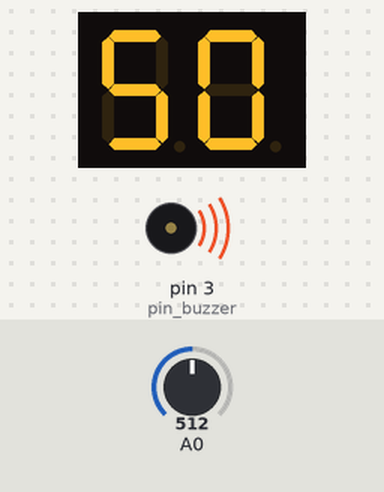
A sketch run on a simulated Arduino Uno, built with avr-gcc and run on an emulated ATmega328P. On the bench: 2-digit seven-segment display, buzzer (waves = sounding, pin HIGH). Wiring (inferred from the names in the program): 2-digit 7-segment display, segments lit when HIGH: segments pin 12, pin 11, pin 5, pin 8, pin 7, pin 13, pin 2, pin 6; digit selects pin 10, pin 9. Inputs (shaded band) come from the test bench; at power-on: A0 = 512. The segment pins are drawn as the display they are named for; pins used as bus, display or sensor lines are not drawn.

Above: at 1.8 s.
1.9 s: A0 set to 716
At 3.1 s:
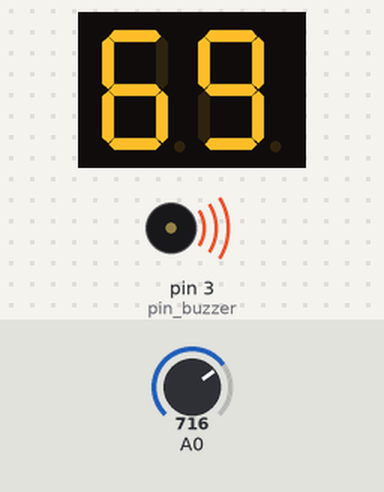
3.5 s: A0 set to 900
At 4.7 s:
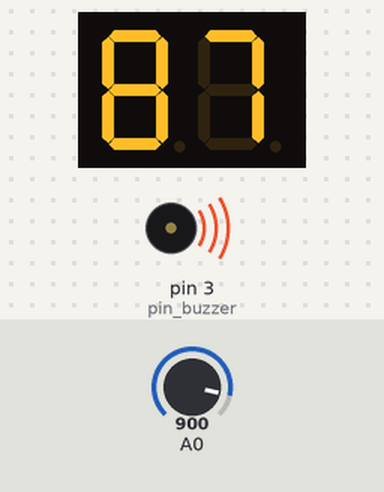
5.0 s: A0 set to 1023
At 5.4 s:
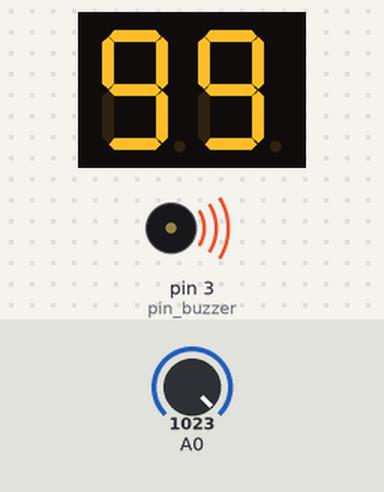
Timing chart, 0 to 8.0 s (numbered marks = the images above; inputs shaded):
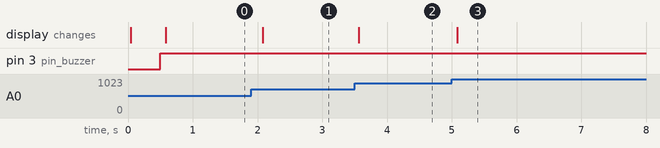

Measured:
- after the input at 1.9 s, the display: changes after 0.18 s (image 1)
- after the input at 3.5 s, the display: changes after 0.07 s (image 2)
- after the input at 5.0 s, the display: changes after 0.09 s (image 3)

The sketch:

sensor_ldr.ino
```cpp
/*
 * Author: Sittidach Kaeorawang, 622021129
 * 622021129@tsu.ac.th
 *
 * Editor: Romadon Damad, 622021126
 */

#include <TimerOne.h>

float   brightness = 0; // 0 ... 99


#define SEVEN_SEGMENT_2D_DELAY 10
int pin_number[8] = {12, 11, 5, 8, 7, 13, 2, 6};
int pin_digit[2]  = {10, 9};
int seven_segment_dict[10] = {
  [0] = 0x3F,
  [1] = 0x06,
  [2] = 0x5B,
  [3] = 0x4F,
  [4] = 0x66,
  [5] = 0x6D,
  [6] = 0x7D,
  [7] = 0x07,
  [8] = 0x7F,
  [9] = 0x6F,
};

int pin_buzzer = 3;
bool buzzer_state = false;

void setup()
{
  Timer1.initialize(500000);
  Timer1.attachInterrupt(brightness_read);

  pinMode(pin_number[0], OUTPUT);
  pinMode(pin_number[1], OUTPUT);
  pinMode(pin_number[2], OUTPUT);
  pinMode(pin_number[3], OUTPUT);
  pinMode(pin_number[4], OUTPUT);
  pinMode(pin_number[5], OUTPUT);
  pinMode(pin_number[6], OUTPUT);
  pinMode(pin_number[7], OUTPUT);

  pinMode(pin_digit[0], OUTPUT);
  pinMode(pin_digit[1], OUTPUT);

  pinMode(pin_buzzer, OUTPUT);
}

void loop()
{
  seven_segment_ca_2d_print(brightness);
}

void seven_segment_ca_2d_print(int number) {
  seven_segment_2d_write(seven_segment_dict[number % 10], 1, true);
  delay(SEVEN_SEGMENT_2D_DELAY);
  number /= 10;
  seven_segment_2d_write(seven_segment_dict[number % 10], 0, true);
  delay(SEVEN_SEGMENT_2D_DELAY);
}

void seven_segment_2d_write(int number_mask, int number_digit, bool common_cathode) {
  if (!common_cathode) {
    number_mask = ~number_mask;
  }

  digitalWrite(pin_digit[0], common_cathode);
  digitalWrite(pin_digit[1], common_cathode);

  digitalWrite(pin_number[0], number_mask & 1);
  digitalWrite(pin_number[1], number_mask & 2);
  digitalWrite(pin_number[2], number_mask & 4);
  digitalWrite(pin_number[3], number_mask & 8);
  digitalWrite(pin_number[4], number_mask & 16);
  digitalWrite(pin_number[5], number_mask & 32);
  digitalWrite(pin_number[6], number_mask & 64);
  digitalWrite(pin_number[7], number_mask & 128);

  digitalWrite(pin_digit[number_digit], !common_cathode);
}

void brightness_read() {
  brightness = analogRead(A0) * (99/1024.0) + 0.5; // round up
  if (brightness >= 30) {
     buzzer_set(true);
  }
  else {
    buzzer_set(false);
  }
}

void buzzer_set(bool state) {
  if (buzzer_state == state) {
    return;
  }
  digitalWrite(pin_buzzer, state);
  buzzer_state = state;
}
```
